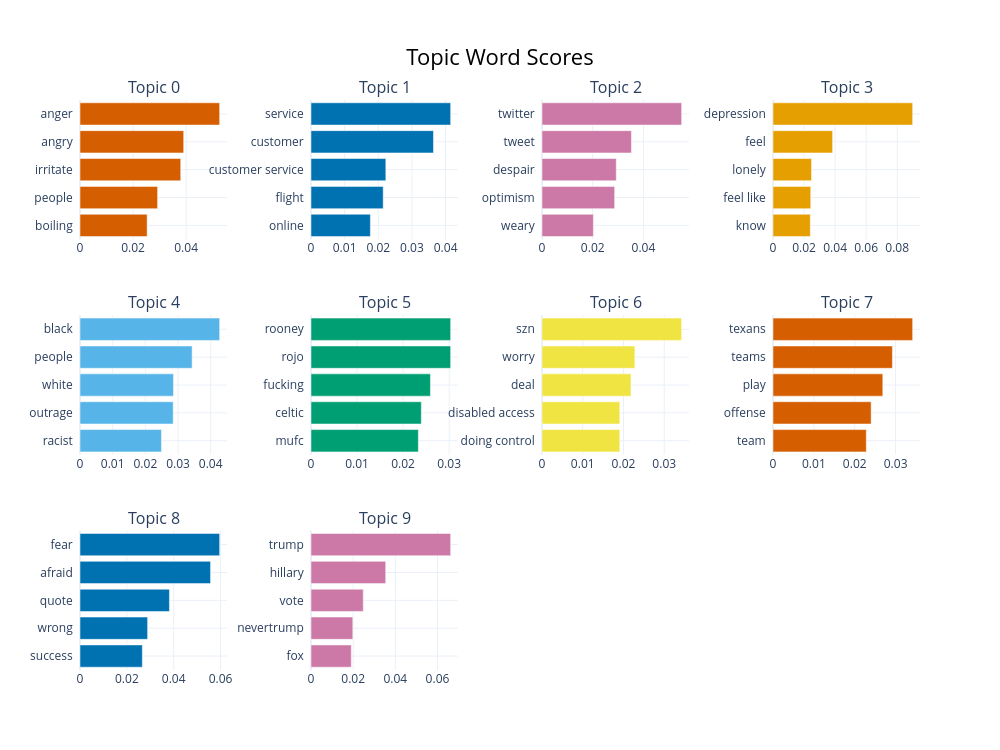

Notebook cell for this chart:
### Code cell
# Topic frequency bar chart
topic_model.visualize_barchart(top_n_topics=10)

### Figure 1 — Plotly figure (JSON) as saved in the notebook; plotly's stock layout.template omitted (floating-point values rounded to 4 significant figures)
{"data": [{"marker": {"color": "#D55E00"}, "orientation": "h", "type": "bar", "x": [0.02531, 0.02924, 0.03796, 0.03907, 0.05263], "xaxis": "x", "y": ["boiling  ", "people  ", "irritate  ", "angry  ", "anger  "], "yaxis": "y"}, {"marker": {"color": "#0072B2"}, "orientation": "h", "type": "bar", "x": [0.01765, 0.02145, 0.02224, 0.0364, 0.0415], "xaxis": "x2", "y": ["online  ", "flight  ", "customer service  ", "customer  ", "service  "], "yaxis": "y2"}, {"marker": {"color": "#CC79A7"}, "orientation": "h", "type": "bar", "x": [0.02026, 0.02865, 0.02929, 0.03525, 0.05507], "xaxis": "x3", "y": ["weary  ", "optimism  ", "despair  ", "tweet  ", "twitter  "], "yaxis": "y3"}, {"marker": {"color": "#E69F00"}, "orientation": "h", "type": "bar", "x": [0.02403, 0.02431, 0.02481, 0.0384, 0.08996], "xaxis": "x4", "y": ["know  ", "feel like  ", "lonely  ", "feel  ", "depression  "], "yaxis": "y4"}, {"marker": {"color": "#56B4E9"}, "orientation": "h", "type": "bar", "x": [0.02492, 0.02853, 0.0286, 0.03432, 0.04274], "xaxis": "x5", "y": ["racist  ", "outrage  ", "white  ", "people  ", "black  "], "yaxis": "y5"}, {"marker": {"color": "#009E73"}, "orientation": "h", "type": "bar", "x": [0.02331, 0.02396, 0.02594, 0.03033, 0.03033], "xaxis": "x6", "y": ["mufc  ", "celtic  ", "fucking  ", "rojo  ", "rooney  "], "yaxis": "y6"}, {"marker": {"color": "#F0E442"}, "orientation": "h", "type": "bar", "x": [0.01909, 0.01909, 0.02184, 0.02279, 0.03428], "xaxis": "x7", "y": ["doing control  ", "disabled access  ", "deal  ", "worry  ", "szn  "], "yaxis": "y7"}, {"marker": {"color": "#D55E00"}, "orientation": "h", "type": "bar", "x": [0.02283, 0.02401, 0.02687, 0.02922, 0.03417], "xaxis": "x8", "y": ["team  ", "offense  ", "play  ", "teams  ", "texans  "], "yaxis": "y8"}, {"marker": {"color": "#0072B2"}, "orientation": "h", "type": "bar", "x": [0.02661, 0.02886, 0.03818, 0.05573, 0.05961], "xaxis": "x9", "y": ["success  ", "wrong  ", "quote  ", "afraid  ", "fear  "], "yaxis": "y9"}, {"marker": {"color": "#CC79A7"}, "orientation": "h", "type": "bar", "x": [0.0191, 0.01983, 0.0248, 0.03544, 0.06624], "xaxis": "x10", "y": ["fox  ", "nevertrump  ", "vote  ", "hillary  ", "trump  "], "yaxis": "y10"}], "layout": {"annotations": [{"font": {"size": 16}, "showarrow": false, "text": "Topic 0", "x": 0.0875, "xanchor": "center", "xref": "paper", "y": 1, "yanchor": "bottom", "yref": "paper"}, {"font": {"size": 16}, "showarrow": false, "text": "Topic 1", "x": 0.3625, "xanchor": "center", "xref": "paper", "y": 1, "yanchor": "bottom", "yref": "paper"}, {"font": {"size": 16}, "showarrow": false, "text": "Topic 2", "x": 0.6375, "xanchor": "center", "xref": "paper", "y": 1, "yanchor": "bottom", "yref": "paper"}, {"font": {"size": 16}, "showarrow": false, "text": "Topic 3", "x": 0.9125, "xanchor": "center", "xref": "paper", "y": 1, "yanchor": "bottom", "yref": "paper"}, {"font": {"size": 16}, "showarrow": false, "text": "Topic 4", "x": 0.0875, "xanchor": "center", "xref": "paper", "y": 0.6222, "yanchor": "bottom", "yref": "paper"}, {"font": {"size": 16}, "showarrow": false, "text": "Topic 5", "x": 0.3625, "xanchor": "center", "xref": "paper", "y": 0.6222, "yanchor": "bottom", "yref": "paper"}, {"font": {"size": 16}, "showarrow": false, "text": "Topic 6", "x": 0.6375, "xanchor": "center", "xref": "paper", "y": 0.6222, "yanchor": "bottom", "yref": "paper"}, {"font": {"size": 16}, "showarrow": false, "text": "Topic 7", "x": 0.9125, "xanchor": "center", "xref": "paper", "y": 0.6222, "yanchor": "bottom", "yref": "paper"}, {"font": {"size": 16}, "showarrow": false, "text": "Topic 8", "x": 0.0875, "xanchor": "center", "xref": "paper", "y": 0.2444, "yanchor": "bottom", "yref": "paper"}, {"font": {"size": 16}, "showarrow": false, "text": "Topic 9", "x": 0.3625, "xanchor": "center", "xref": "paper", "y": 0.2444, "yanchor": "bottom", "yref": "paper"}], "height": 750, "hoverlabel": {"bgcolor": "white", "font": {"family": "Rockwell", "size": 16}}, "showlegend": false, "title": {"font": {"color": "Black", "size": 22}, "text": "Topic Word Scores", "x": 0.5, "xanchor": "center", "yanchor": "top"}, "width": 1000, "xaxis": {"anchor": "y", "domain": [0, 0.175], "showgrid": true}, "xaxis10": {"anchor": "y10", "domain": [0.275, 0.45], "showgrid": true}, "xaxis11": {"anchor": "y11", "domain": [0.55, 0.725], "showgrid": true}, "xaxis12": {"anchor": "y12", "domain": [0.825, 1], "showgrid": true}, "xaxis2": {"anchor": "y2", "domain": [0.275, 0.45], "showgrid": true}, "xaxis3": {"anchor": "y3", "domain": [0.55, 0.725], "showgrid": true}, "xaxis4": {"anchor": "y4", "domain": [0.825, 1], "showgrid": true}, "xaxis5": {"anchor": "y5", "domain": [0, 0.175], "showgrid": true}, "xaxis6": {"anchor": "y6", "domain": [0.275, 0.45], "showgrid": true}, "xaxis7": {"anchor": "y7", "domain": [0.55, 0.725], "showgrid": true}, "xaxis8": {"anchor": "y8", "domain": [0.825, 1], "showgrid": true}, "xaxis9": {"anchor": "y9", "domain": [0, 0.175], "showgrid": true}, "yaxis": {"anchor": "x", "domain": [0.7556, 1], "showgrid": true}, "yaxis10": {"anchor": "x10", "domain": [0, 0.2444], "showgrid": true}, "yaxis11": {"anchor": "x11", "domain": [0, 0.2444], "showgrid": true}, "yaxis12": {"anchor": "x12", "domain": [0, 0.2444], "showgrid": true}, "yaxis2": {"anchor": "x2", "domain": [0.7556, 1], "showgrid": true}, "yaxis3": {"anchor": "x3", "domain": [0.7556, 1], "showgrid": true}, "yaxis4": {"anchor": "x4", "domain": [0.7556, 1], "showgrid": true}, "yaxis5": {"anchor": "x5", "domain": [0.3778, 0.6222], "showgrid": true}, "yaxis6": {"anchor": "x6", "domain": [0.3778, 0.6222], "showgrid": true}, "yaxis7": {"anchor": "x7", "domain": [0.3778, 0.6222], "showgrid": true}, "yaxis8": {"anchor": "x8", "domain": [0.3778, 0.6222], "showgrid": true}, "yaxis9": {"anchor": "x9", "domain": [0, 0.2444], "showgrid": true}}}
